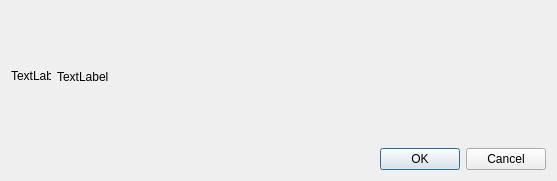
<?xml version="1.0" encoding="UTF-8"?>
<ui version="4.0">
 <class>Dialog</class>
 <widget class="QDialog" name="Dialog">
  <property name="geometry">
   <rect>
    <x>0</x>
    <y>0</y>
    <width>557</width>
    <height>181</height>
   </rect>
  </property>
  <property name="windowTitle">
   <string>Dialog</string>
  </property>
  <layout class="QVBoxLayout" name="verticalLayout">
   <item>
    <layout class="QHBoxLayout" name="horizontalLayout" stretch="0,1">
     <item>
      <widget class="QLabel" name="label_pic">
       <property name="minimumSize">
        <size>
         <width>40</width>
         <height>40</height>
        </size>
       </property>
       <property name="maximumSize">
        <size>
         <width>40</width>
         <height>40</height>
        </size>
       </property>
       <property name="text">
        <string>TextLabel</string>
       </property>
      </widget>
     </item>
     <item>
      <widget class="QLabel" name="label_message">
       <property name="text">
        <string>TextLabel</string>
       </property>
      </widget>
     </item>
    </layout>
   </item>
   <item>
    <widget class="QDialogButtonBox" name="buttonBox">
     <property name="orientation">
      <enum>Qt::Horizontal</enum>
     </property>
     <property name="standardButtons">
      <set>QDialogButtonBox::Cancel|QDialogButtonBox::Ok</set>
     </property>
    </widget>
   </item>
  </layout>
 </widget>
 <resources/>
 <connections>
  <connection>
   <sender>buttonBox</sender>
   <signal>accepted()</signal>
   <receiver>Dialog</receiver>
   <slot>accept()</slot>
   <hints>
    <hint type="sourcelabel">
     <x>248</x>
     <y>254</y>
    </hint>
    <hint type="destinationlabel">
     <x>157</x>
     <y>274</y>
    </hint>
   </hints>
  </connection>
  <connection>
   <sender>buttonBox</sender>
   <signal>rejected()</signal>
   <receiver>Dialog</receiver>
   <slot>reject()</slot>
   <hints>
    <hint type="sourcelabel">
     <x>316</x>
     <y>260</y>
    </hint>
    <hint type="destinationlabel">
     <x>286</x>
     <y>274</y>
    </hint>
   </hints>
  </connection>
 </connections>
</ui>
